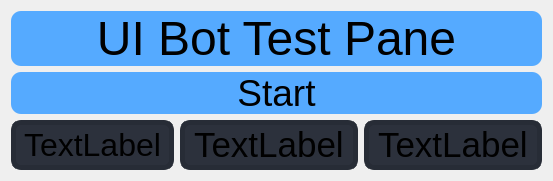
                  <widget class="QWidget" name="page_home">
                   <layout class="QVBoxLayout" name="verticalLayout_10">
                    <item>
                     <layout class="QVBoxLayout" name="verticalLayout_graph">
                      <item>
                       <widget class="QLabel" name="label_6">
                        <property name="font">
                         <font>
                          <family>Segoe UI</family>
                          <pointsize>36</pointsize>
                         </font>
                        </property>
                        <property name="styleSheet">
                         <string notr="true">background-color:rgb(85, 170, 255);
border-radius: 10px
</string>
                        </property>
                        <property name="text">
                         <string>UI Bot Test Pane</string>
                        </property>
                        <property name="alignment">
                         <set>Qt::AlignCenter</set>
                        </property>
                       </widget>
                      </item>
                      <item>
                       <widget class="QPushButton" name="pushButton_start">
                        <property name="font">
                         <font>
                          <family>Segoe UI</family>
                          <pointsize>28</pointsize>
                         </font>
                        </property>
                        <property name="styleSheet">
                         <string notr="true">QPushButton {	
	border: none;
	background-color: rgb(85, 170, 255);
    border-radius: 10px
}
QPushButton:hover {
	background-color: rgb(52, 59, 72);
}
QPushButton:pressed {	
	background-color: rgb(85, 170, 255);
}</string>
                        </property>
                        <property name="text">
                         <string>Start</string>
                        </property>
                       </widget>
                      </item>
                      <item>
                       <layout class="QHBoxLayout" name="horizontalLayout_14">
                        <item>
                         <widget class="QLabel" name="label_status">
                          <property name="font">
                           <font>
                            <family>Segoe UI</family>
                            <pointsize>24</pointsize>
                           </font>
                          </property>
                          <property name="styleSheet">
                           <string notr="true">QLabel {
	border-radius: 10px;
	background-color: rgb(44, 49, 60);
	border: 5px solid rgb(39, 44, 54);
	background-position: center;
	background-repeat: no-repeat;
}</string>
                          </property>
                          <property name="text">
                           <string>TextLabel</string>
                          </property>
                         </widget>
                        </item>
                        <item>
                         <widget class="QLabel" name="label_status2">
                          <property name="font">
                           <font>
                            <family>Segoe UI</family>
                            <pointsize>26</pointsize>
                           </font>
                          </property>
                          <property name="styleSheet">
                           <string notr="true">QLabel {
	border-radius: 10px;
	background-color: rgb(44, 49, 60);
	border: 5px solid rgb(39, 44, 54);
	background-position: center;
	background-repeat: no-repeat;
}</string>
                          </property>
                          <property name="text">
                           <string>TextLabel</string>
                          </property>
                         </widget>
                        </item>
                        <item>
                         <widget class="QLabel" name="label_status3">
                          <property name="font">
                           <font>
                            <family>Segoe UI</family>
                            <pointsize>26</pointsize>
                           </font>
                          </property>
                          <property name="styleSheet">
                           <string notr="true">QLabel {
	border-radius: 10px;
	background-color: rgb(44, 49, 60);
	border: 5px solid rgb(39, 44, 54);
	background-position: center;
	background-repeat: no-repeat;
}</string>
                          </property>
                          <property name="text">
                           <string>TextLabel</string>
                          </property>
                         </widget>
                        </item>
                       </layout>
                      </item>
                     </layout>
                    </item>
                   </layout>
                  </widget>
